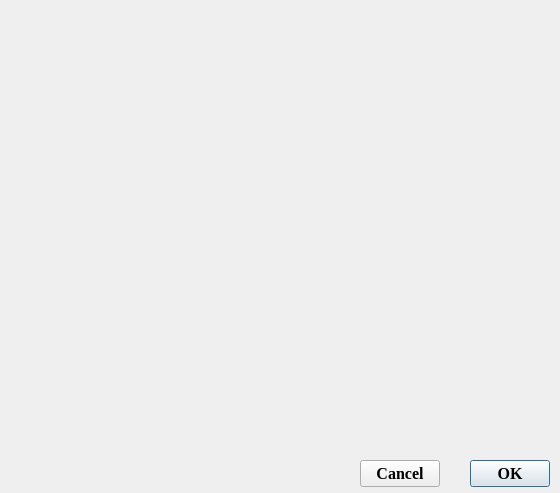
<?xml version="1.0" encoding="UTF-8"?>
<ui version="4.0">
 <class>MeasurementDialog</class>
 <widget class="QDialog" name="MeasurementDialog">
  <property name="geometry">
   <rect>
    <x>0</x>
    <y>0</y>
    <width>560</width>
    <height>493</height>
   </rect>
  </property>
  <property name="windowTitle">
   <string>Dialog</string>
  </property>
  <layout class="QGridLayout" name="gridLayout" rowstretch="24,1" columnstretch="0">
   <property name="leftMargin">
    <number>0</number>
   </property>
   <property name="topMargin">
    <number>0</number>
   </property>
   <property name="rightMargin">
    <number>0</number>
   </property>
   <property name="bottomMargin">
    <number>6</number>
   </property>
   <property name="horizontalSpacing">
    <number>0</number>
   </property>
   <property name="verticalSpacing">
    <number>6</number>
   </property>
   <item row="1" column="0">
    <widget class="QWidget" name="widget_2" native="true">
     <layout class="QGridLayout" name="gridLayout_2">
      <property name="leftMargin">
       <number>10</number>
      </property>
      <property name="topMargin">
       <number>0</number>
      </property>
      <property name="rightMargin">
       <number>10</number>
      </property>
      <property name="bottomMargin">
       <number>0</number>
      </property>
      <property name="horizontalSpacing">
       <number>30</number>
      </property>
      <item row="0" column="0">
       <spacer name="horizontalSpacer">
        <property name="orientation">
         <enum>Qt::Horizontal</enum>
        </property>
        <property name="sizeHint" stdset="0">
         <size>
          <width>40</width>
          <height>20</height>
         </size>
        </property>
       </spacer>
      </item>
      <item row="0" column="2">
       <widget class="QPushButton" name="pushButton_ok">
        <property name="sizePolicy">
         <sizepolicy hsizetype="Preferred" vsizetype="Preferred">
          <horstretch>0</horstretch>
          <verstretch>0</verstretch>
         </sizepolicy>
        </property>
        <property name="font">
         <font>
          <family>Times New Roman</family>
          <pointsize>12</pointsize>
          <weight>75</weight>
          <bold>true</bold>
         </font>
        </property>
        <property name="text">
         <string>OK</string>
        </property>
       </widget>
      </item>
      <item row="0" column="1">
       <widget class="QPushButton" name="pushButton_cancel">
        <property name="sizePolicy">
         <sizepolicy hsizetype="Preferred" vsizetype="Preferred">
          <horstretch>0</horstretch>
          <verstretch>0</verstretch>
         </sizepolicy>
        </property>
        <property name="font">
         <font>
          <family>Times New Roman</family>
          <pointsize>12</pointsize>
          <weight>75</weight>
          <bold>true</bold>
         </font>
        </property>
        <property name="text">
         <string>Cancel</string>
        </property>
       </widget>
      </item>
     </layout>
    </widget>
   </item>
   <item row="0" column="0">
    <widget class="QWidget" name="widget_1" native="true">
     <layout class="QGridLayout" name="gridLayout_3">
      <property name="leftMargin">
       <number>0</number>
      </property>
      <property name="topMargin">
       <number>0</number>
      </property>
      <property name="rightMargin">
       <number>0</number>
      </property>
      <property name="bottomMargin">
       <number>0</number>
      </property>
      <property name="spacing">
       <number>0</number>
      </property>
      <item row="0" column="0">
       <widget class="QScrollArea" name="scrollArea">
        <property name="focusPolicy">
         <enum>Qt::WheelFocus</enum>
        </property>
        <property name="frameShape">
         <enum>QFrame::NoFrame</enum>
        </property>
        <property name="widgetResizable">
         <bool>true</bool>
        </property>
        <widget class="QWidget" name="scrollAreaWidgetContents">
         <property name="geometry">
          <rect>
           <x>0</x>
           <y>0</y>
           <width>560</width>
           <height>454</height>
          </rect>
         </property>
        </widget>
       </widget>
      </item>
     </layout>
    </widget>
   </item>
  </layout>
 </widget>
 <resources/>
 <connections/>
</ui>
